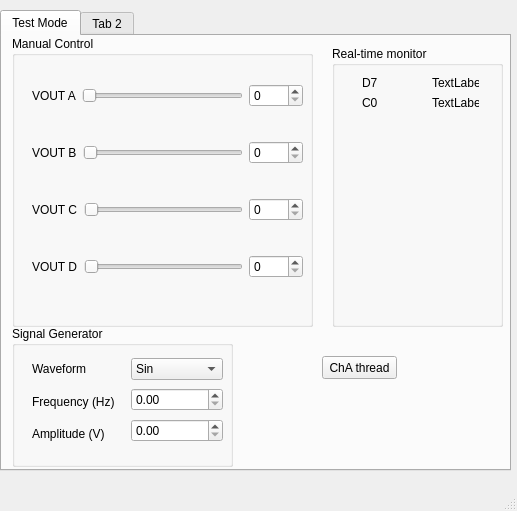
<?xml version="1.0" encoding="UTF-8"?>
<ui version="4.0">
 <class>MainWindow</class>
 <widget class="QMainWindow" name="MainWindow">
  <property name="geometry">
   <rect>
    <x>0</x>
    <y>0</y>
    <width>517</width>
    <height>511</height>
   </rect>
  </property>
  <property name="windowTitle">
   <string>MainWindow</string>
  </property>
  <widget class="QWidget" name="centralwidget">
   <widget class="QTabWidget" name="tabWidget">
    <property name="geometry">
     <rect>
      <x>0</x>
      <y>10</y>
      <width>511</width>
      <height>461</height>
     </rect>
    </property>
    <widget class="QWidget" name="tab">
     <attribute name="title">
      <string>Test Mode</string>
     </attribute>
     <widget class="QGroupBox" name="groupBox">
      <property name="geometry">
       <rect>
        <x>10</x>
        <y>0</y>
        <width>301</width>
        <height>291</height>
       </rect>
      </property>
      <property name="title">
       <string>Manual Control</string>
      </property>
      <widget class="QWidget" name="layoutWidget">
       <property name="geometry">
        <rect>
         <x>20</x>
         <y>20</y>
         <width>271</width>
         <height>251</height>
        </rect>
       </property>
       <layout class="QVBoxLayout" name="verticalLayout">
        <item>
         <layout class="QHBoxLayout" name="horizontalLayout">
          <item>
           <widget class="QLabel" name="label">
            <property name="text">
             <string>VOUT A</string>
            </property>
           </widget>
          </item>
          <item>
           <widget class="QSlider" name="sld_voltA">
            <property name="maximum">
             <number>4095</number>
            </property>
            <property name="pageStep">
             <number>10</number>
            </property>
            <property name="orientation">
             <enum>Qt::Horizontal</enum>
            </property>
           </widget>
          </item>
          <item>
           <widget class="QSpinBox" name="spb_voltA">
            <property name="maximum">
             <number>4095</number>
            </property>
            <property name="displayIntegerBase">
             <number>10</number>
            </property>
           </widget>
          </item>
         </layout>
        </item>
        <item>
         <layout class="QHBoxLayout" name="horizontalLayout_2">
          <item>
           <widget class="QLabel" name="label_2">
            <property name="text">
             <string>VOUT B</string>
            </property>
           </widget>
          </item>
          <item>
           <widget class="QSlider" name="sld_voltB">
            <property name="maximum">
             <number>4095</number>
            </property>
            <property name="orientation">
             <enum>Qt::Horizontal</enum>
            </property>
           </widget>
          </item>
          <item>
           <widget class="QSpinBox" name="spb_voltB">
            <property name="maximum">
             <number>4095</number>
            </property>
           </widget>
          </item>
         </layout>
        </item>
        <item>
         <layout class="QHBoxLayout" name="horizontalLayout_3">
          <item>
           <widget class="QLabel" name="label_3">
            <property name="text">
             <string>VOUT C</string>
            </property>
           </widget>
          </item>
          <item>
           <widget class="QSlider" name="sld_voltC">
            <property name="maximum">
             <number>4095</number>
            </property>
            <property name="orientation">
             <enum>Qt::Horizontal</enum>
            </property>
           </widget>
          </item>
          <item>
           <widget class="QSpinBox" name="spb_voltC">
            <property name="maximum">
             <number>4095</number>
            </property>
           </widget>
          </item>
         </layout>
        </item>
        <item>
         <layout class="QHBoxLayout" name="horizontalLayout_4">
          <item>
           <widget class="QLabel" name="label_4">
            <property name="text">
             <string>VOUT D</string>
            </property>
           </widget>
          </item>
          <item>
           <widget class="QSlider" name="sld_voltD">
            <property name="maximum">
             <number>4095</number>
            </property>
            <property name="orientation">
             <enum>Qt::Horizontal</enum>
            </property>
           </widget>
          </item>
          <item>
           <widget class="QSpinBox" name="spb_voltD">
            <property name="maximum">
             <number>4095</number>
            </property>
           </widget>
          </item>
         </layout>
        </item>
       </layout>
      </widget>
     </widget>
     <widget class="QGroupBox" name="groupBox_2">
      <property name="geometry">
       <rect>
        <x>330</x>
        <y>10</y>
        <width>171</width>
        <height>281</height>
       </rect>
      </property>
      <property name="title">
       <string>Real-time monitor</string>
      </property>
      <widget class="QLabel" name="label_5">
       <property name="geometry">
        <rect>
         <x>30</x>
         <y>30</y>
         <width>47</width>
         <height>13</height>
        </rect>
       </property>
       <property name="text">
        <string>D7</string>
       </property>
      </widget>
      <widget class="QLabel" name="label_6">
       <property name="geometry">
        <rect>
         <x>30</x>
         <y>50</y>
         <width>47</width>
         <height>13</height>
        </rect>
       </property>
       <property name="text">
        <string>C0</string>
       </property>
      </widget>
      <widget class="QLabel" name="lbl_d7">
       <property name="geometry">
        <rect>
         <x>100</x>
         <y>30</y>
         <width>47</width>
         <height>13</height>
        </rect>
       </property>
       <property name="text">
        <string>TextLabel</string>
       </property>
      </widget>
      <widget class="QLabel" name="lbl_c0">
       <property name="geometry">
        <rect>
         <x>100</x>
         <y>50</y>
         <width>47</width>
         <height>13</height>
        </rect>
       </property>
       <property name="text">
        <string>TextLabel</string>
       </property>
      </widget>
     </widget>
     <widget class="QGroupBox" name="groupBox_3">
      <property name="geometry">
       <rect>
        <x>10</x>
        <y>290</y>
        <width>221</width>
        <height>141</height>
       </rect>
      </property>
      <property name="title">
       <string>Signal Generator</string>
      </property>
      <widget class="QWidget" name="layoutWidget">
       <property name="geometry">
        <rect>
         <x>20</x>
         <y>30</y>
         <width>191</width>
         <height>91</height>
        </rect>
       </property>
       <layout class="QHBoxLayout" name="horizontalLayout_5">
        <item>
         <layout class="QVBoxLayout" name="verticalLayout_2">
          <item>
           <widget class="QLabel" name="label_7">
            <property name="text">
             <string>Waveform</string>
            </property>
           </widget>
          </item>
          <item>
           <widget class="QLabel" name="label_8">
            <property name="text">
             <string>Frequency (Hz)</string>
            </property>
           </widget>
          </item>
          <item>
           <widget class="QLabel" name="label_9">
            <property name="text">
             <string>Amplitude (V)</string>
            </property>
           </widget>
          </item>
         </layout>
        </item>
        <item>
         <layout class="QVBoxLayout" name="verticalLayout_3">
          <item>
           <widget class="QComboBox" name="comboBox">
            <item>
             <property name="text">
              <string>Sin</string>
             </property>
            </item>
            <item>
             <property name="text">
              <string>Square</string>
             </property>
            </item>
            <item>
             <property name="text">
              <string>Triangle</string>
             </property>
            </item>
            <item>
             <property name="text">
              <string>Pulse</string>
             </property>
            </item>
           </widget>
          </item>
          <item>
           <widget class="QDoubleSpinBox" name="doubleSpinBox"/>
          </item>
          <item>
           <widget class="QDoubleSpinBox" name="doubleSpinBox_2"/>
          </item>
         </layout>
        </item>
       </layout>
      </widget>
     </widget>
     <widget class="QPushButton" name="bt_thread">
      <property name="geometry">
       <rect>
        <x>320</x>
        <y>320</y>
        <width>75</width>
        <height>23</height>
       </rect>
      </property>
      <property name="text">
       <string>ChA thread</string>
      </property>
     </widget>
    </widget>
    <widget class="QWidget" name="tab_2">
     <attribute name="title">
      <string>Tab 2</string>
     </attribute>
    </widget>
   </widget>
  </widget>
  <widget class="QMenuBar" name="menubar">
   <property name="geometry">
    <rect>
     <x>0</x>
     <y>0</y>
     <width>517</width>
     <height>21</height>
    </rect>
   </property>
  </widget>
  <widget class="QStatusBar" name="statusbar"/>
 </widget>
 <resources/>
 <connections>
  <connection>
   <sender>sld_voltA</sender>
   <signal>valueChanged(int)</signal>
   <receiver>spb_voltA</receiver>
   <slot>setValue(int)</slot>
   <hints>
    <hint type="sourcelabel">
     <x>233</x>
     <y>77</y>
    </hint>
    <hint type="destinationlabel">
     <x>251</x>
     <y>75</y>
    </hint>
   </hints>
  </connection>
  <connection>
   <sender>sld_voltB</sender>
   <signal>valueChanged(int)</signal>
   <receiver>spb_voltB</receiver>
   <slot>setValue(int)</slot>
   <hints>
    <hint type="sourcelabel">
     <x>233</x>
     <y>147</y>
    </hint>
    <hint type="destinationlabel">
     <x>250</x>
     <y>144</y>
    </hint>
   </hints>
  </connection>
  <connection>
   <sender>sld_voltC</sender>
   <signal>valueChanged(int)</signal>
   <receiver>spb_voltC</receiver>
   <slot>setValue(int)</slot>
   <hints>
    <hint type="sourcelabel">
     <x>233</x>
     <y>208</y>
    </hint>
    <hint type="destinationlabel">
     <x>268</x>
     <y>211</y>
    </hint>
   </hints>
  </connection>
  <connection>
   <sender>sld_voltD</sender>
   <signal>valueChanged(int)</signal>
   <receiver>spb_voltD</receiver>
   <slot>setValue(int)</slot>
   <hints>
    <hint type="sourcelabel">
     <x>233</x>
     <y>276</y>
    </hint>
    <hint type="destinationlabel">
     <x>251</x>
     <y>273</y>
    </hint>
   </hints>
  </connection>
  <connection>
   <sender>spb_voltA</sender>
   <signal>valueChanged(int)</signal>
   <receiver>sld_voltA</receiver>
   <slot>setValue(int)</slot>
   <hints>
    <hint type="sourcelabel">
     <x>245</x>
     <y>85</y>
    </hint>
    <hint type="destinationlabel">
     <x>215</x>
     <y>87</y>
    </hint>
   </hints>
  </connection>
  <connection>
   <sender>spb_voltB</sender>
   <signal>valueChanged(int)</signal>
   <receiver>sld_voltB</receiver>
   <slot>setValue(int)</slot>
   <hints>
    <hint type="sourcelabel">
     <x>259</x>
     <y>144</y>
    </hint>
    <hint type="destinationlabel">
     <x>223</x>
     <y>148</y>
    </hint>
   </hints>
  </connection>
  <connection>
   <sender>spb_voltC</sender>
   <signal>valueChanged(int)</signal>
   <receiver>sld_voltC</receiver>
   <slot>setValue(int)</slot>
   <hints>
    <hint type="sourcelabel">
     <x>244</x>
     <y>204</y>
    </hint>
    <hint type="destinationlabel">
     <x>218</x>
     <y>207</y>
    </hint>
   </hints>
  </connection>
  <connection>
   <sender>spb_voltD</sender>
   <signal>valueChanged(int)</signal>
   <receiver>sld_voltD</receiver>
   <slot>setValue(int)</slot>
   <hints>
    <hint type="sourcelabel">
     <x>252</x>
     <y>269</y>
    </hint>
    <hint type="destinationlabel">
     <x>198</x>
     <y>280</y>
    </hint>
   </hints>
  </connection>
 </connections>
</ui>
